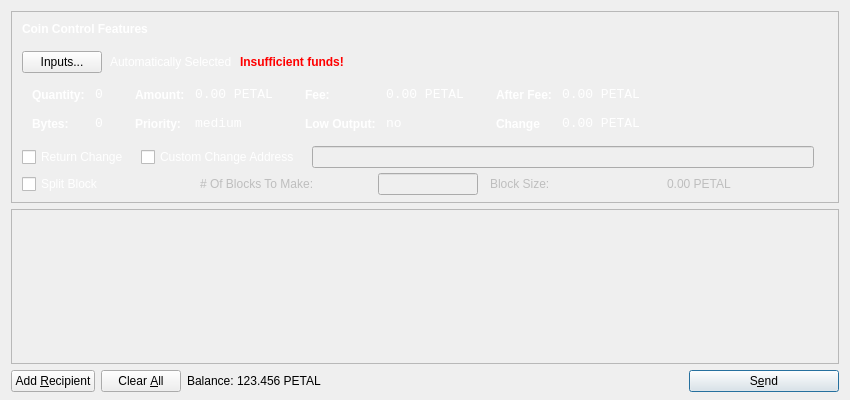
<?xml version="1.0" encoding="UTF-8"?>
<ui version="4.0">
 <class>SendCoinsDialog</class>
 <widget class="QDialog" name="SendCoinsDialog">
  <property name="geometry">
   <rect>
    <x>0</x>
    <y>0</y>
    <width>850</width>
    <height>400</height>
   </rect>
  </property>
  <property name="windowTitle">
   <string>Send Coins</string>
  </property>
  <layout class="QVBoxLayout" name="verticalLayout" stretch="0,1,0">
   <property name="bottomMargin">
    <number>8</number>
   </property>
   <item>
    <widget class="QFrame" name="frameCoinControl">
     <property name="sizePolicy">
      <sizepolicy hsizetype="Expanding" vsizetype="Expanding">
       <horstretch>0</horstretch>
       <verstretch>0</verstretch>
      </sizepolicy>
     </property>
     <property name="maximumSize">
      <size>
       <width>16777215</width>
       <height>16777215</height>
      </size>
     </property>
     <property name="frameShape">
      <enum>QFrame::StyledPanel</enum>
     </property>
     <property name="frameShadow">
      <enum>QFrame::Sunken</enum>
     </property>
     <layout class="QVBoxLayout" name="verticalLayoutCoinControl2">
      <property name="spacing">
       <number>6</number>
      </property>
      <property name="leftMargin">
       <number>0</number>
      </property>
      <property name="topMargin">
       <number>0</number>
      </property>
      <property name="rightMargin">
       <number>0</number>
      </property>
      <property name="bottomMargin">
       <number>6</number>
      </property>
      <item>
       <layout class="QVBoxLayout" name="verticalLayoutCoinControl" stretch="0,0,0,0,1,0">
        <property name="spacing">
         <number>0</number>
        </property>
        <property name="leftMargin">
         <number>10</number>
        </property>
        <property name="topMargin">
         <number>10</number>
        </property>
        <item>
         <layout class="QHBoxLayout" name="horizontalLayoutCoinControl1">
          <property name="bottomMargin">
           <number>15</number>
          </property>
          <item>
           <widget class="QLabel" name="labelCoinControlFeatures">
            <property name="sizePolicy">
             <sizepolicy hsizetype="Preferred" vsizetype="Maximum">
              <horstretch>0</horstretch>
              <verstretch>0</verstretch>
             </sizepolicy>
            </property>
            <property name="font">
             <font>
              <weight>75</weight>
              <bold>true</bold>
             </font>
            </property>
            <property name="styleSheet">
             <string notr="true">font-weight:bold;
color: rgb(255, 255, 255);</string>
            </property>
            <property name="text">
             <string>Coin Control Features</string>
            </property>
           </widget>
          </item>
         </layout>
        </item>
        <item>
         <layout class="QHBoxLayout" name="horizontalLayoutCoinControl2" stretch="0,0,0,0">
          <property name="spacing">
           <number>8</number>
          </property>
          <property name="bottomMargin">
           <number>10</number>
          </property>
          <item>
           <widget class="QPushButton" name="pushButtonCoinControl">
            <property name="styleSheet">
             <string notr="true"/>
            </property>
            <property name="text">
             <string>Inputs...</string>
            </property>
           </widget>
          </item>
          <item>
           <widget class="QLabel" name="labelCoinControlAutomaticallySelected">
            <property name="styleSheet">
             <string notr="true">color: rgb(255, 255, 255);</string>
            </property>
            <property name="text">
             <string>Automatically Selected</string>
            </property>
            <property name="margin">
             <number>5</number>
            </property>
           </widget>
          </item>
          <item>
           <widget class="QLabel" name="labelCoinControlInsuffFunds">
            <property name="font">
             <font>
              <weight>75</weight>
              <bold>true</bold>
             </font>
            </property>
            <property name="styleSheet">
             <string notr="true">color:red;font-weight:bold;</string>
            </property>
            <property name="text">
             <string>Insufficient funds!</string>
            </property>
            <property name="margin">
             <number>5</number>
            </property>
           </widget>
          </item>
          <item>
           <spacer name="horizontalSpacerCoinControl">
            <property name="orientation">
             <enum>Qt::Horizontal</enum>
            </property>
            <property name="sizeHint" stdset="0">
             <size>
              <width>40</width>
              <height>1</height>
             </size>
            </property>
           </spacer>
          </item>
         </layout>
        </item>
        <item>
         <widget class="QWidget" name="widgetCoinControl" native="true">
          <property name="sizePolicy">
           <sizepolicy hsizetype="Preferred" vsizetype="Preferred">
            <horstretch>0</horstretch>
            <verstretch>0</verstretch>
           </sizepolicy>
          </property>
          <property name="minimumSize">
           <size>
            <width>0</width>
            <height>0</height>
           </size>
          </property>
          <property name="styleSheet">
           <string notr="true"/>
          </property>
          <layout class="QHBoxLayout" name="horizontalLayoutCoinControl5">
           <property name="leftMargin">
            <number>0</number>
           </property>
           <property name="topMargin">
            <number>0</number>
           </property>
           <property name="rightMargin">
            <number>0</number>
           </property>
           <property name="bottomMargin">
            <number>0</number>
           </property>
           <item>
            <layout class="QHBoxLayout" name="horizontalLayoutCoinControl3" stretch="0,0,0,1">
             <property name="spacing">
              <number>20</number>
             </property>
             <property name="topMargin">
              <number>0</number>
             </property>
             <property name="bottomMargin">
              <number>10</number>
             </property>
             <item>
              <layout class="QFormLayout" name="formLayoutCoinControl1">
               <property name="horizontalSpacing">
                <number>10</number>
               </property>
               <property name="verticalSpacing">
                <number>14</number>
               </property>
               <property name="leftMargin">
                <number>10</number>
               </property>
               <property name="topMargin">
                <number>4</number>
               </property>
               <property name="rightMargin">
                <number>6</number>
               </property>
               <item row="0" column="0">
                <widget class="QLabel" name="labelCoinControlQuantityText">
                 <property name="styleSheet">
                  <string notr="true">font-weight:bold;
color: rgb(255, 255, 255);</string>
                 </property>
                 <property name="text">
                  <string>Quantity:</string>
                 </property>
                 <property name="margin">
                  <number>0</number>
                 </property>
                </widget>
               </item>
               <item row="0" column="1">
                <widget class="QLabel" name="labelCoinControlQuantity">
                 <property name="font">
                  <font>
                   <family>Monospace</family>
                   <pointsize>10</pointsize>
                  </font>
                 </property>
                 <property name="cursor">
                  <cursorShape>IBeamCursor</cursorShape>
                 </property>
                 <property name="contextMenuPolicy">
                  <enum>Qt::ActionsContextMenu</enum>
                 </property>
                 <property name="styleSheet">
                  <string notr="true">color: rgb(255, 255, 255);</string>
                 </property>
                 <property name="text">
                  <string>0</string>
                 </property>
                 <property name="margin">
                  <number>0</number>
                 </property>
                 <property name="textInteractionFlags">
                  <set>Qt::LinksAccessibleByMouse|Qt::TextSelectableByKeyboard|Qt::TextSelectableByMouse</set>
                 </property>
                </widget>
               </item>
               <item row="1" column="0">
                <widget class="QLabel" name="labelCoinControlBytesText">
                 <property name="styleSheet">
                  <string notr="true">font-weight:bold;
color: rgb(255, 255, 255);</string>
                 </property>
                 <property name="text">
                  <string>Bytes:</string>
                 </property>
                </widget>
               </item>
               <item row="1" column="1">
                <widget class="QLabel" name="labelCoinControlBytes">
                 <property name="font">
                  <font>
                   <family>Monospace</family>
                   <pointsize>10</pointsize>
                  </font>
                 </property>
                 <property name="cursor">
                  <cursorShape>IBeamCursor</cursorShape>
                 </property>
                 <property name="contextMenuPolicy">
                  <enum>Qt::ActionsContextMenu</enum>
                 </property>
                 <property name="styleSheet">
                  <string notr="true">color: rgb(255, 255, 255);</string>
                 </property>
                 <property name="text">
                  <string>0</string>
                 </property>
                 <property name="textInteractionFlags">
                  <set>Qt::LinksAccessibleByMouse|Qt::TextSelectableByKeyboard|Qt::TextSelectableByMouse</set>
                 </property>
                </widget>
               </item>
              </layout>
             </item>
             <item>
              <layout class="QFormLayout" name="formLayoutCoinControl2">
               <property name="horizontalSpacing">
                <number>10</number>
               </property>
               <property name="verticalSpacing">
                <number>14</number>
               </property>
               <property name="leftMargin">
                <number>6</number>
               </property>
               <property name="topMargin">
                <number>4</number>
               </property>
               <property name="rightMargin">
                <number>6</number>
               </property>
               <item row="0" column="0">
                <widget class="QLabel" name="labelCoinControlAmountText">
                 <property name="styleSheet">
                  <string notr="true">font-weight:bold;
color: rgb(255, 255, 255);</string>
                 </property>
                 <property name="text">
                  <string>Amount:</string>
                 </property>
                 <property name="margin">
                  <number>0</number>
                 </property>
                </widget>
               </item>
               <item row="0" column="1">
                <widget class="QLabel" name="labelCoinControlAmount">
                 <property name="font">
                  <font>
                   <family>Monospace</family>
                   <pointsize>10</pointsize>
                  </font>
                 </property>
                 <property name="cursor">
                  <cursorShape>IBeamCursor</cursorShape>
                 </property>
                 <property name="contextMenuPolicy">
                  <enum>Qt::ActionsContextMenu</enum>
                 </property>
                 <property name="styleSheet">
                  <string notr="true">color: rgb(255, 255, 255);</string>
                 </property>
                 <property name="text">
                  <string>0.00 PETAL</string>
                 </property>
                 <property name="textInteractionFlags">
                  <set>Qt::LinksAccessibleByMouse|Qt::TextSelectableByKeyboard|Qt::TextSelectableByMouse</set>
                 </property>
                </widget>
               </item>
               <item row="1" column="0">
                <widget class="QLabel" name="labelCoinControlPriorityText">
                 <property name="styleSheet">
                  <string notr="true">font-weight:bold;
color: rgb(255, 255, 255);</string>
                 </property>
                 <property name="text">
                  <string>Priority:</string>
                 </property>
                </widget>
               </item>
               <item row="1" column="1">
                <widget class="QLabel" name="labelCoinControlPriority">
                 <property name="font">
                  <font>
                   <family>Monospace</family>
                   <pointsize>10</pointsize>
                  </font>
                 </property>
                 <property name="cursor">
                  <cursorShape>IBeamCursor</cursorShape>
                 </property>
                 <property name="contextMenuPolicy">
                  <enum>Qt::ActionsContextMenu</enum>
                 </property>
                 <property name="styleSheet">
                  <string notr="true">color: rgb(255, 255, 255);</string>
                 </property>
                 <property name="text">
                  <string>medium</string>
                 </property>
                 <property name="textInteractionFlags">
                  <set>Qt::LinksAccessibleByMouse|Qt::TextSelectableByKeyboard|Qt::TextSelectableByMouse</set>
                 </property>
                </widget>
               </item>
              </layout>
             </item>
             <item>
              <layout class="QFormLayout" name="formLayoutCoinControl3">
               <property name="horizontalSpacing">
                <number>10</number>
               </property>
               <property name="verticalSpacing">
                <number>14</number>
               </property>
               <property name="leftMargin">
                <number>6</number>
               </property>
               <property name="topMargin">
                <number>4</number>
               </property>
               <property name="rightMargin">
                <number>6</number>
               </property>
               <item row="0" column="0">
                <widget class="QLabel" name="labelCoinControlFeeText">
                 <property name="styleSheet">
                  <string notr="true">font-weight:bold;
color: rgb(255, 255, 255);</string>
                 </property>
                 <property name="text">
                  <string>Fee:</string>
                 </property>
                 <property name="margin">
                  <number>0</number>
                 </property>
                </widget>
               </item>
               <item row="0" column="1">
                <widget class="QLabel" name="labelCoinControlFee">
                 <property name="font">
                  <font>
                   <family>Monospace</family>
                   <pointsize>10</pointsize>
                  </font>
                 </property>
                 <property name="cursor">
                  <cursorShape>IBeamCursor</cursorShape>
                 </property>
                 <property name="contextMenuPolicy">
                  <enum>Qt::ActionsContextMenu</enum>
                 </property>
                 <property name="styleSheet">
                  <string notr="true">color: rgb(255, 255, 255);</string>
                 </property>
                 <property name="text">
                  <string>0.00 PETAL</string>
                 </property>
                 <property name="textInteractionFlags">
                  <set>Qt::LinksAccessibleByMouse|Qt::TextSelectableByKeyboard|Qt::TextSelectableByMouse</set>
                 </property>
                </widget>
               </item>
               <item row="1" column="0">
                <widget class="QLabel" name="labelCoinControlLowOutputText">
                 <property name="styleSheet">
                  <string notr="true">font-weight:bold;
color: rgb(255, 255, 255);</string>
                 </property>
                 <property name="text">
                  <string>Low Output:</string>
                 </property>
                </widget>
               </item>
               <item row="1" column="1">
                <widget class="QLabel" name="labelCoinControlLowOutput">
                 <property name="font">
                  <font>
                   <family>Monospace</family>
                   <pointsize>10</pointsize>
                  </font>
                 </property>
                 <property name="cursor">
                  <cursorShape>IBeamCursor</cursorShape>
                 </property>
                 <property name="contextMenuPolicy">
                  <enum>Qt::ActionsContextMenu</enum>
                 </property>
                 <property name="styleSheet">
                  <string notr="true">color: rgb(255, 255, 255);</string>
                 </property>
                 <property name="text">
                  <string>no</string>
                 </property>
                 <property name="textInteractionFlags">
                  <set>Qt::LinksAccessibleByMouse|Qt::TextSelectableByKeyboard|Qt::TextSelectableByMouse</set>
                 </property>
                </widget>
               </item>
              </layout>
             </item>
             <item>
              <layout class="QFormLayout" name="formLayoutCoinControl4">
               <property name="fieldGrowthPolicy">
                <enum>QFormLayout::AllNonFixedFieldsGrow</enum>
               </property>
               <property name="horizontalSpacing">
                <number>10</number>
               </property>
               <property name="verticalSpacing">
                <number>14</number>
               </property>
               <property name="leftMargin">
                <number>6</number>
               </property>
               <property name="topMargin">
                <number>4</number>
               </property>
               <property name="rightMargin">
                <number>6</number>
               </property>
               <item row="0" column="0">
                <widget class="QLabel" name="labelCoinControlAfterFeeText">
                 <property name="styleSheet">
                  <string notr="true">font-weight:bold;
color: rgb(255, 255, 255);</string>
                 </property>
                 <property name="text">
                  <string>After Fee:</string>
                 </property>
                 <property name="margin">
                  <number>0</number>
                 </property>
                </widget>
               </item>
               <item row="0" column="1">
                <widget class="QLabel" name="labelCoinControlAfterFee">
                 <property name="font">
                  <font>
                   <family>Monospace</family>
                   <pointsize>10</pointsize>
                  </font>
                 </property>
                 <property name="cursor">
                  <cursorShape>IBeamCursor</cursorShape>
                 </property>
                 <property name="contextMenuPolicy">
                  <enum>Qt::ActionsContextMenu</enum>
                 </property>
                 <property name="styleSheet">
                  <string notr="true">color: rgb(255, 255, 255);</string>
                 </property>
                 <property name="text">
                  <string>0.00 PETAL</string>
                 </property>
                 <property name="textInteractionFlags">
                  <set>Qt::LinksAccessibleByMouse|Qt::TextSelectableByKeyboard|Qt::TextSelectableByMouse</set>
                 </property>
                </widget>
               </item>
               <item row="1" column="0">
                <widget class="QLabel" name="labelCoinControlChangeText">
                 <property name="styleSheet">
                  <string notr="true">font-weight:bold;
color: rgb(255, 255, 255);</string>
                 </property>
                 <property name="text">
                  <string>Change</string>
                 </property>
                </widget>
               </item>
               <item row="1" column="1">
                <widget class="QLabel" name="labelCoinControlChange">
                 <property name="font">
                  <font>
                   <family>Monospace</family>
                   <pointsize>10</pointsize>
                  </font>
                 </property>
                 <property name="cursor">
                  <cursorShape>IBeamCursor</cursorShape>
                 </property>
                 <property name="contextMenuPolicy">
                  <enum>Qt::ActionsContextMenu</enum>
                 </property>
                 <property name="styleSheet">
                  <string notr="true">color: rgb(255, 255, 255);</string>
                 </property>
                 <property name="text">
                  <string>0.00 PETAL</string>
                 </property>
                 <property name="textInteractionFlags">
                  <set>Qt::LinksAccessibleByMouse|Qt::TextSelectableByKeyboard|Qt::TextSelectableByMouse</set>
                 </property>
                </widget>
               </item>
              </layout>
             </item>
            </layout>
           </item>
          </layout>
         </widget>
        </item>
        <item>
         <layout class="QHBoxLayout" name="horizontalLayoutCoinControl4" stretch="0,0,0,0">
          <property name="spacing">
           <number>12</number>
          </property>
          <property name="sizeConstraint">
           <enum>QLayout::SetDefaultConstraint</enum>
          </property>
          <property name="topMargin">
           <number>5</number>
          </property>
          <property name="rightMargin">
           <number>5</number>
          </property>
          <item>
           <widget class="QCheckBox" name="returnChangeCheckBox">
            <property name="styleSheet">
             <string notr="true">color: rgb(255, 255, 255);</string>
            </property>
            <property name="text">
             <string>Return Change</string>
            </property>
           </widget>
          </item>
          <item>
           <widget class="QCheckBox" name="checkBoxCoinControlChange">
            <property name="styleSheet">
             <string notr="true">color: rgb(255, 255, 255);</string>
            </property>
            <property name="text">
             <string>Custom Change Address</string>
            </property>
           </widget>
          </item>
          <item>
           <widget class="QLineEdit" name="lineEditCoinControlChange">
            <property name="enabled">
             <bool>false</bool>
            </property>
            <property name="sizePolicy">
             <sizepolicy hsizetype="Expanding" vsizetype="Fixed">
              <horstretch>0</horstretch>
              <verstretch>0</verstretch>
             </sizepolicy>
            </property>
           </widget>
          </item>
          <item>
           <widget class="QLabel" name="labelCoinControlChangeLabel">
            <property name="sizePolicy">
             <sizepolicy hsizetype="Preferred" vsizetype="Expanding">
              <horstretch>0</horstretch>
              <verstretch>0</verstretch>
             </sizepolicy>
            </property>
            <property name="minimumSize">
             <size>
              <width>0</width>
              <height>0</height>
             </size>
            </property>
            <property name="text">
             <string/>
            </property>
            <property name="margin">
             <number>3</number>
            </property>
           </widget>
          </item>
         </layout>
        </item>
        <item>
         <layout class="QHBoxLayout" name="horizontalLayoutCoinControl4a" stretch="0,0,0,0,0">
          <property name="spacing">
           <number>12</number>
          </property>
          <property name="sizeConstraint">
           <enum>QLayout::SetDefaultConstraint</enum>
          </property>
          <property name="topMargin">
           <number>5</number>
          </property>
          <property name="rightMargin">
           <number>5</number>
          </property>
          <item>
           <widget class="QCheckBox" name="splitBlockCheckBox">
            <property name="styleSheet">
             <string notr="true">color: rgb(255, 255, 255);</string>
            </property>
            <property name="text">
             <string>Split Block</string>
            </property>
           </widget>
          </item>
          <item>
           <widget class="QLabel" name="labelBlocksToMakeText">
            <property name="enabled">
             <bool>false</bool>
            </property>
            <property name="text">
             <string># Of Blocks To Make:</string>
            </property>
           </widget>
          </item>
          <item>
           <widget class="QLineEdit" name="splitBlockLineEdit">
            <property name="enabled">
             <bool>false</bool>
            </property>
            <property name="sizePolicy">
             <sizepolicy hsizetype="Fixed" vsizetype="Fixed">
              <horstretch>0</horstretch>
              <verstretch>0</verstretch>
             </sizepolicy>
            </property>
            <property name="maximumSize">
             <size>
              <width>100</width>
              <height>16777215</height>
             </size>
            </property>
           </widget>
          </item>
          <item>
           <widget class="QLabel" name="labelBlockSizeText">
            <property name="enabled">
             <bool>false</bool>
            </property>
            <property name="text">
             <string>Block Size:</string>
            </property>
           </widget>
          </item>
          <item>
           <widget class="QLabel" name="labelBlockSize">
            <property name="enabled">
             <bool>false</bool>
            </property>
            <property name="text">
             <string>0.00 PETAL</string>
            </property>
           </widget>
          </item>
         </layout>
        </item>
        <item>
         <spacer name="verticalSpacerCoinControl">
          <property name="orientation">
           <enum>Qt::Vertical</enum>
          </property>
          <property name="sizeHint" stdset="0">
           <size>
            <width>800</width>
            <height>1</height>
           </size>
          </property>
         </spacer>
        </item>
       </layout>
      </item>
     </layout>
    </widget>
   </item>
   <item>
    <widget class="QScrollArea" name="scrollArea">
     <property name="widgetResizable">
      <bool>true</bool>
     </property>
     <widget class="QWidget" name="scrollAreaWidgetContents">
      <property name="geometry">
       <rect>
        <x>0</x>
        <y>0</y>
        <width>830</width>
        <height>125</height>
       </rect>
      </property>
      <layout class="QVBoxLayout" name="verticalLayout_2">
       <property name="leftMargin">
        <number>0</number>
       </property>
       <property name="topMargin">
        <number>0</number>
       </property>
       <property name="rightMargin">
        <number>0</number>
       </property>
       <property name="bottomMargin">
        <number>0</number>
       </property>
       <item>
        <layout class="QVBoxLayout" name="entries">
         <property name="spacing">
          <number>6</number>
         </property>
        </layout>
       </item>
       <item>
        <spacer name="verticalSpacer">
         <property name="orientation">
          <enum>Qt::Vertical</enum>
         </property>
         <property name="sizeHint" stdset="0">
          <size>
           <width>20</width>
           <height>40</height>
          </size>
         </property>
        </spacer>
       </item>
      </layout>
     </widget>
    </widget>
   </item>
   <item>
    <layout class="QHBoxLayout" name="horizontalLayout">
     <item>
      <widget class="QPushButton" name="addButton">
       <property name="toolTip">
        <string>Send to multiple recipients at once</string>
       </property>
       <property name="text">
        <string>Add &amp;Recipient</string>
       </property>
       <property name="icon">
        <iconset resource="../bitcoin.qrc">
         <normaloff>:/icons/add</normaloff>:/icons/add</iconset>
       </property>
       <property name="autoDefault">
        <bool>false</bool>
       </property>
      </widget>
     </item>
     <item>
      <widget class="QPushButton" name="clearButton">
       <property name="sizePolicy">
        <sizepolicy hsizetype="Minimum" vsizetype="Fixed">
         <horstretch>0</horstretch>
         <verstretch>0</verstretch>
        </sizepolicy>
       </property>
       <property name="toolTip">
        <string>Remove all transaction fields</string>
       </property>
       <property name="text">
        <string>Clear &amp;All</string>
       </property>
       <property name="icon">
        <iconset resource="../bitcoin.qrc">
         <normaloff>:/icons/remove</normaloff>:/icons/remove</iconset>
       </property>
       <property name="autoRepeatDelay">
        <number>300</number>
       </property>
       <property name="autoDefault">
        <bool>false</bool>
       </property>
      </widget>
     </item>
     <item>
      <layout class="QHBoxLayout" name="horizontalLayout_2">
       <property name="spacing">
        <number>3</number>
       </property>
       <item>
        <widget class="QLabel" name="label">
         <property name="sizePolicy">
          <sizepolicy hsizetype="Preferred" vsizetype="Fixed">
           <horstretch>0</horstretch>
           <verstretch>0</verstretch>
          </sizepolicy>
         </property>
         <property name="text">
          <string>Balance:</string>
         </property>
        </widget>
       </item>
       <item>
        <widget class="QLabel" name="labelBalance">
         <property name="sizePolicy">
          <sizepolicy hsizetype="Preferred" vsizetype="Fixed">
           <horstretch>0</horstretch>
           <verstretch>0</verstretch>
          </sizepolicy>
         </property>
         <property name="cursor">
          <cursorShape>IBeamCursor</cursorShape>
         </property>
         <property name="text">
          <string>123.456 PETAL</string>
         </property>
         <property name="textInteractionFlags">
          <set>Qt::LinksAccessibleByMouse|Qt::TextSelectableByKeyboard|Qt::TextSelectableByMouse</set>
         </property>
        </widget>
       </item>
      </layout>
     </item>
     <item>
      <spacer name="horizontalSpacer">
       <property name="orientation">
        <enum>Qt::Horizontal</enum>
       </property>
       <property name="sizeHint" stdset="0">
        <size>
         <width>40</width>
         <height>20</height>
        </size>
       </property>
      </spacer>
     </item>
     <item>
      <widget class="QPushButton" name="sendButton">
       <property name="minimumSize">
        <size>
         <width>150</width>
         <height>0</height>
        </size>
       </property>
       <property name="toolTip">
        <string>Confirm the send action</string>
       </property>
       <property name="text">
        <string>S&amp;end</string>
       </property>
       <property name="icon">
        <iconset resource="../bitcoin.qrc">
         <normaloff>:/icons/send</normaloff>:/icons/send</iconset>
       </property>
       <property name="default">
        <bool>true</bool>
       </property>
      </widget>
     </item>
    </layout>
   </item>
  </layout>
 </widget>
 <resources>
  <include location="../bitcoin.qrc"/>
 </resources>
 <connections/>
</ui>
